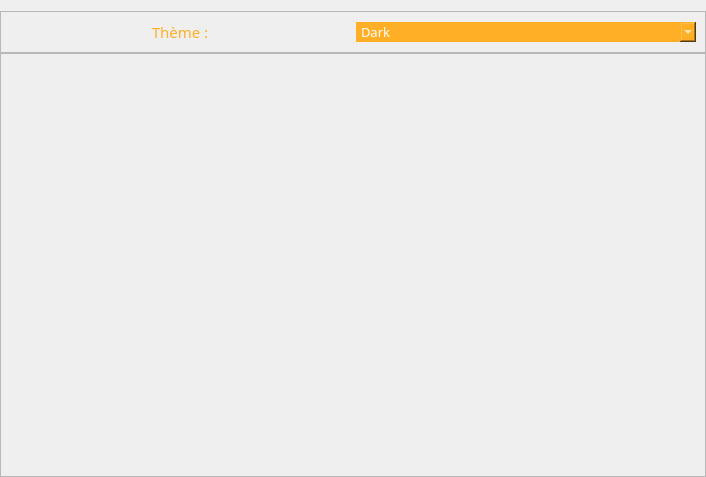
<?xml version="1.0" encoding="UTF-8"?>
<ui version="4.0">
 <class>Settings</class>
 <widget class="QWidget" name="Settings">
  <property name="geometry">
   <rect>
    <x>0</x>
    <y>0</y>
    <width>706</width>
    <height>477</height>
   </rect>
  </property>
  <property name="windowTitle">
   <string>Form</string>
  </property>
  <layout class="QVBoxLayout" name="verticalLayout">
   <property name="spacing">
    <number>0</number>
   </property>
   <property name="leftMargin">
    <number>0</number>
   </property>
   <property name="rightMargin">
    <number>0</number>
   </property>
   <property name="bottomMargin">
    <number>0</number>
   </property>
   <item>
    <widget class="QFrame" name="frame">
     <property name="sizePolicy">
      <sizepolicy hsizetype="Preferred" vsizetype="Fixed">
       <horstretch>0</horstretch>
       <verstretch>0</verstretch>
      </sizepolicy>
     </property>
     <property name="frameShape">
      <enum>QFrame::StyledPanel</enum>
     </property>
     <property name="frameShadow">
      <enum>QFrame::Raised</enum>
     </property>
     <layout class="QHBoxLayout" name="horizontalLayout_2">
      <item>
       <widget class="QLabel" name="label">
        <property name="font">
         <font>
          <family>Eras Medium ITC</family>
          <pointsize>11</pointsize>
         </font>
        </property>
        <property name="styleSheet">
         <string notr="true">color: rgb(255, 175, 37);</string>
        </property>
        <property name="text">
         <string>Thème :</string>
        </property>
        <property name="alignment">
         <set>Qt::AlignCenter</set>
        </property>
       </widget>
      </item>
      <item>
       <widget class="QComboBox" name="comboBox">
        <property name="font">
         <font>
          <family>Eras Bold ITC</family>
          <pointsize>10</pointsize>
         </font>
        </property>
        <property name="styleSheet">
         <string notr="true">background-color: rgb(255, 175, 37);
border : none;
color: white</string>
        </property>
        <item>
         <property name="text">
          <string>Dark</string>
         </property>
        </item>
        <item>
         <property name="text">
          <string>Light</string>
         </property>
        </item>
       </widget>
      </item>
     </layout>
    </widget>
   </item>
   <item>
    <widget class="QFrame" name="frame_2">
     <property name="frameShape">
      <enum>QFrame::StyledPanel</enum>
     </property>
     <property name="frameShadow">
      <enum>QFrame::Raised</enum>
     </property>
    </widget>
   </item>
  </layout>
 </widget>
 <resources/>
 <connections/>
</ui>
